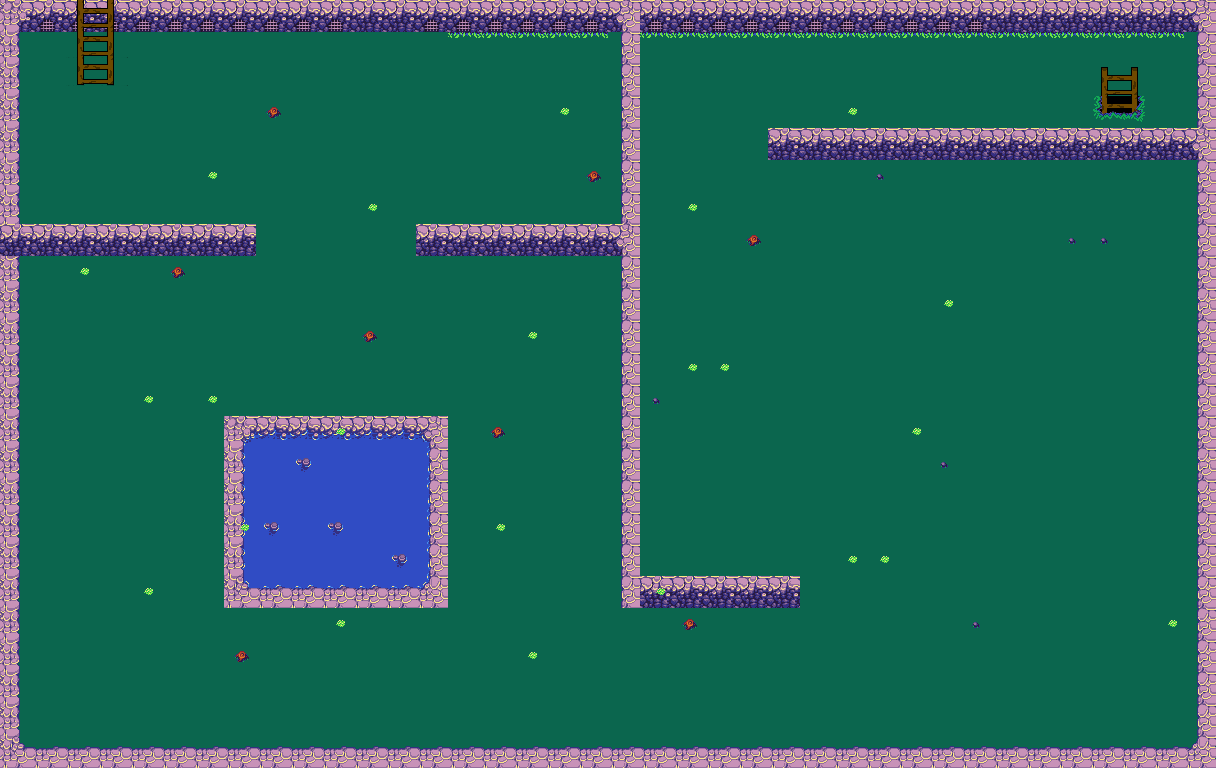

The image is a tile-based game level rendered from a .tmx file. Its description and source (layers, tilesets, objects; grid data summarised) follow:
An orthogonal 38x24 tile map with 32x32 px tiles, 4 tile layers (ground, walls, decals, ladder), 6 tilesets and 17 objects (boulder1, boulder2, boulder3, boulder4, boulder5, ...).

<map version="1.0" orientation="orthogonal" renderorder="right-down" width="38" height="24" tilewidth="32" tileheight="32" nextobjectid="44">
 <tileset firstgid="1" name="sheet (1)" tilewidth="32" tileheight="32" tilecount="72" columns="12">
  <image source="dirt text/sheet (1).png" trans="ffffff" width="384" height="192" />
 </tileset>
 <tileset firstgid="73" name="sheet (1)" tilewidth="16" tileheight="16" tilecount="288" columns="24">
  <image source="dirt text/sheet (1).png" width="384" height="192" />
 </tileset>
 <tileset firstgid="361" name="32outside" tilewidth="32" tileheight="32" tilecount="180" columns="20">
  <image source="dirt text/32outside.png" width="640" height="288" />
 </tileset>
 <tileset firstgid="541" name="16outside" tilewidth="16" tileheight="16" tilecount="720" columns="40">
  <image source="dirt text/32outside.png" width="640" height="288" />
 </tileset>
 <tileset firstgid="1261" name="ladder" tilewidth="32" tileheight="32" tilecount="8" columns="2">
  <image source="snow text/ladder.png" width="64" height="128" />
 </tileset>
 <tileset firstgid="1269" name="full_ladder" tilewidth="32" tileheight="32" tilecount="8" columns="2">
  <image source="dirt text/full_ladder.png" width="64" height="128" />
 </tileset>
 <layer name="ground" width="38" height="24">
  <data>[912 cells, 912 non-empty, 3 distinct tile ids]</data>
 </layer>
 <layer name="walls" width="38" height="24">
  <data>[912 cells, 238 non-empty, 22 distinct tile ids]</data>
 </layer>
 <layer name="decals" width="38" height="24">
  <data>[912 cells, 51 non-empty, 6 distinct tile ids]</data>
 </layer>
 <layer name="ladder" width="38" height="24">
  <data>[912 cells, 19 non-empty, 13 distinct tile ids]</data>
 </layer>
 <objectgroup name="collision" visible="0">
  <object id="1" x="10.6667" y="489.333" width="325.333" height="278.667" />
  <object id="3" x="2.66667" y="1.33333" width="333.333" height="320" />
  <object id="5" x="337.333" y="2.66667" width="876" height="28" />
  <object id="6" x="338.667" y="746.667" width="876" height="17.3333" />
  <object id="7" x="1198.67" y="744" width="9.33333" />
  <object id="8" x="1180" y="30.6667" width="32" height="721.333" />
  <object id="12" x="4" y="325.333" width="9.33333" height="165.333" />
  <object id="16" x="1089.33" y="373.333" width="61.3333" height="72" />
  <object id="17" x="1205.33" y="606.667" />
 </objectgroup>
 <objectgroup name="start_end" visible="0">
  <object id="13" x="40" y="381.333" width="62.6667" height="62.6667">
   <ellipse />
  </object>
 </objectgroup>
 <objectgroup name="properties">
  <object id="28" name="boulder1" x="480" y="100.667" width="61.3333" height="57.3333">
   <properties>
    <property name="direction" value="down" />
    <property name="distance" type="float" value="500" />
   </properties>
  </object>
  <object id="31" name="boulder2" x="90.6667" y="308.667" width="61.3333" height="57.3333">
   <properties>
    <property name="direction" value="down" />
    <property name="distance" type="float" value="500" />
   </properties>
  </object>
  <object id="33" name="boulder3" x="509.333" y="660.667" width="61.3333" height="57.3333">
   <properties>
    <property name="direction" value="down" />
    <property name="distance" type="float" value="500" />
   </properties>
  </object>
  <object id="35" name="boulder4" x="693.333" y="467.333" width="61.3333" height="57.3333">
   <properties>
    <property name="direction" value="down" />
    <property name="distance" type="float" value="500" />
   </properties>
  </object>
  <object id="40" name="boulder5" x="880" y="466" width="61.3333" height="57.3333">
   <properties>
    <property name="direction" value="down" />
    <property name="distance" type="float" value="500" />
   </properties>
  </object>
  <object id="42" name="boulder7" x="1077.33" y="243.333" width="61.3333" height="57.3333">
   <properties>
    <property name="direction" value="down" />
    <property name="distance" type="float" value="500" />
   </properties>
  </object>
  <object id="43" name="boulder6" x="878.667" y="242" width="61.3333" height="57.3333">
   <properties>
    <property name="direction" value="down" />
    <property name="distance" type="float" value="500" />
   </properties>
  </object>
 </objectgroup>
</map>
